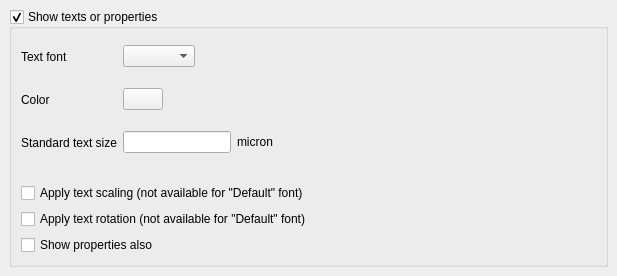
<?xml version="1.0" encoding="UTF-8"?>
<ui version="4.0">
 <class>LayoutViewConfigPage2b</class>
 <widget class="QFrame" name="LayoutViewConfigPage2b">
  <property name="geometry">
   <rect>
    <x>0</x>
    <y>0</y>
    <width>617</width>
    <height>276</height>
   </rect>
  </property>
  <property name="windowTitle">
   <string>Settings</string>
  </property>
  <layout class="QGridLayout">
   <property name="margin" stdset="0">
    <number>9</number>
   </property>
   <property name="spacing">
    <number>6</number>
   </property>
   <item row="0" column="0">
    <widget class="QGroupBox" name="text_group">
     <property name="title">
      <string>Show texts or properties</string>
     </property>
     <property name="checkable">
      <bool>true</bool>
     </property>
     <layout class="QGridLayout">
      <property name="margin" stdset="0">
       <number>9</number>
      </property>
      <property name="spacing">
       <number>6</number>
      </property>
      <item row="2" column="1">
       <widget class="QFrame" name="frame_3">
        <property name="frameShape">
         <enum>QFrame::NoFrame</enum>
        </property>
        <property name="frameShadow">
         <enum>QFrame::Raised</enum>
        </property>
        <layout class="QHBoxLayout">
         <property name="spacing">
          <number>6</number>
         </property>
         <property name="margin" stdset="0">
          <number>0</number>
         </property>
         <item>
          <widget class="QLineEdit" name="text_def_size_edit">
           <property name="sizePolicy">
            <sizepolicy hsizetype="Fixed" vsizetype="Fixed">
             <horstretch>0</horstretch>
             <verstretch>0</verstretch>
            </sizepolicy>
           </property>
           <property name="minimumSize">
            <size>
             <width>0</width>
             <height>0</height>
            </size>
           </property>
          </widget>
         </item>
         <item>
          <widget class="QLabel" name="textLabel2_2_2">
           <property name="sizePolicy">
            <sizepolicy hsizetype="Fixed" vsizetype="Fixed">
             <horstretch>0</horstretch>
             <verstretch>0</verstretch>
            </sizepolicy>
           </property>
           <property name="text">
            <string>micron</string>
           </property>
          </widget>
         </item>
         <item>
          <spacer>
           <property name="orientation">
            <enum>Qt::Horizontal</enum>
           </property>
           <property name="sizeHint" stdset="0">
            <size>
             <width>40</width>
             <height>20</height>
            </size>
           </property>
          </spacer>
         </item>
        </layout>
       </widget>
      </item>
      <item row="1" column="1">
       <widget class="QFrame" name="frame_2">
        <property name="frameShape">
         <enum>QFrame::NoFrame</enum>
        </property>
        <property name="frameShadow">
         <enum>QFrame::Raised</enum>
        </property>
        <layout class="QHBoxLayout">
         <property name="spacing">
          <number>6</number>
         </property>
         <property name="margin" stdset="0">
          <number>0</number>
         </property>
         <item>
          <widget class="lay::ColorButton" name="text_color_pb">
           <property name="text">
            <string/>
           </property>
          </widget>
         </item>
         <item>
          <spacer>
           <property name="orientation">
            <enum>Qt::Horizontal</enum>
           </property>
           <property name="sizeHint" stdset="0">
            <size>
             <width>40</width>
             <height>20</height>
            </size>
           </property>
          </spacer>
         </item>
        </layout>
       </widget>
      </item>
      <item row="0" column="1">
       <widget class="QFrame" name="frame">
        <property name="frameShape">
         <enum>QFrame::NoFrame</enum>
        </property>
        <property name="frameShadow">
         <enum>QFrame::Raised</enum>
        </property>
        <layout class="QHBoxLayout">
         <property name="spacing">
          <number>6</number>
         </property>
         <property name="margin" stdset="0">
          <number>0</number>
         </property>
         <item>
          <widget class="QComboBox" name="text_font_cb"/>
         </item>
         <item>
          <spacer>
           <property name="orientation">
            <enum>Qt::Horizontal</enum>
           </property>
           <property name="sizeHint" stdset="0">
            <size>
             <width>40</width>
             <height>20</height>
            </size>
           </property>
          </spacer>
         </item>
        </layout>
       </widget>
      </item>
      <item row="3" column="0" colspan="2">
       <spacer>
        <property name="orientation">
         <enum>Qt::Vertical</enum>
        </property>
        <property name="sizeType">
         <enum>QSizePolicy::Fixed</enum>
        </property>
        <property name="sizeHint" stdset="0">
         <size>
          <width>561</width>
          <height>16</height>
         </size>
        </property>
       </spacer>
      </item>
      <item row="4" column="0" colspan="2">
       <widget class="QCheckBox" name="text_apply_trans_scale_cbx">
        <property name="text">
         <string>Apply text scaling (not available for &quot;Default&quot; font)</string>
        </property>
       </widget>
      </item>
      <item row="6" column="0" colspan="2">
       <widget class="QCheckBox" name="show_properties_cbx">
        <property name="text">
         <string>Show properties also</string>
        </property>
       </widget>
      </item>
      <item row="1" column="0">
       <widget class="QLabel" name="textLabel3_3">
        <property name="text">
         <string>Color</string>
        </property>
       </widget>
      </item>
      <item row="2" column="0">
       <widget class="QLabel" name="textLabel1_2_2_2">
        <property name="text">
         <string>Standard text size</string>
        </property>
       </widget>
      </item>
      <item row="0" column="0">
       <widget class="QLabel" name="textLabel1_3_2">
        <property name="text">
         <string>Text font</string>
        </property>
       </widget>
      </item>
      <item row="5" column="0" colspan="2">
       <widget class="QCheckBox" name="text_apply_trans_rotate_cbx">
        <property name="text">
         <string>Apply text rotation (not available for &quot;Default&quot; font)</string>
        </property>
       </widget>
      </item>
     </layout>
    </widget>
   </item>
  </layout>
 </widget>
 <layoutdefault spacing="6" margin="11"/>
 <customwidgets>
  <customwidget>
   <class>lay::ColorButton</class>
   <extends>QPushButton</extends>
   <header>layWidgets.h</header>
  </customwidget>
 </customwidgets>
 <tabstops>
  <tabstop>text_group</tabstop>
  <tabstop>text_font_cb</tabstop>
  <tabstop>text_apply_trans_scale_cbx</tabstop>
  <tabstop>text_def_size_edit</tabstop>
  <tabstop>text_color_pb</tabstop>
  <tabstop>show_properties_cbx</tabstop>
 </tabstops>
 <resources/>
 <connections/>
</ui>
